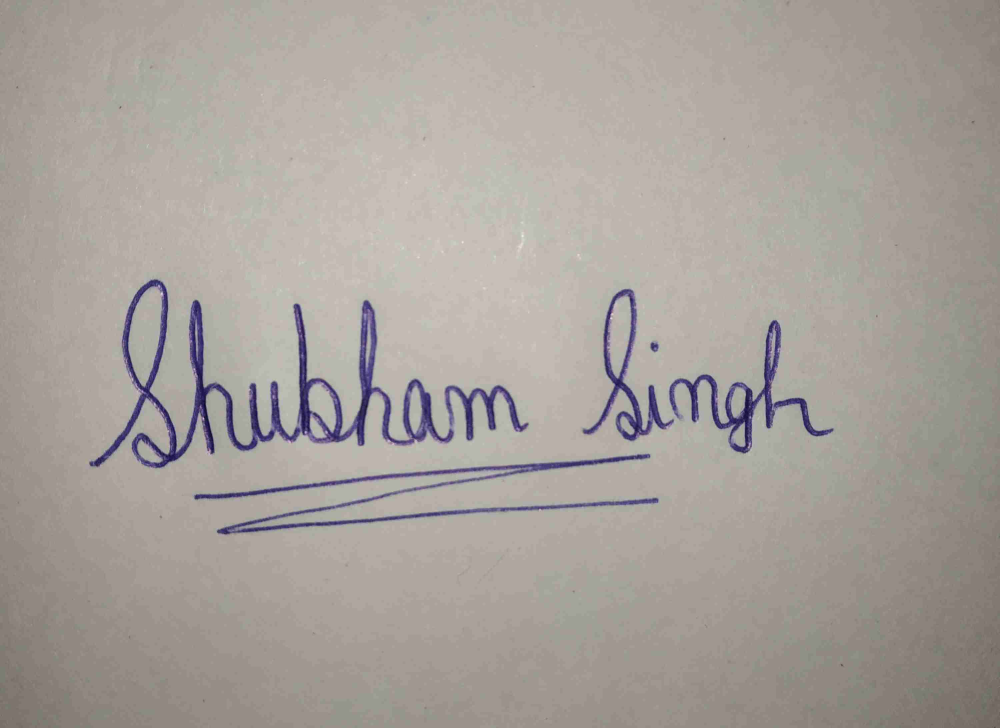
#> input picture data/test/user1.jpg, 3000 x 2183 px (shown at 1/3 size)
$ python -i preprocess.py   (imports and definitions only)
#> lines starting #> are read from the running program, lines starting #| are printed output that depends on the picture
import cv2
import numpy as np
from skimage import exposure

def preprocess_image(image_path, size=(128, 128)):
#> called with image_path = '../data/test/user1.jpg', size = (128, 128)
    image = cv2.imread(image_path, cv2.IMREAD_GRAYSCALE)
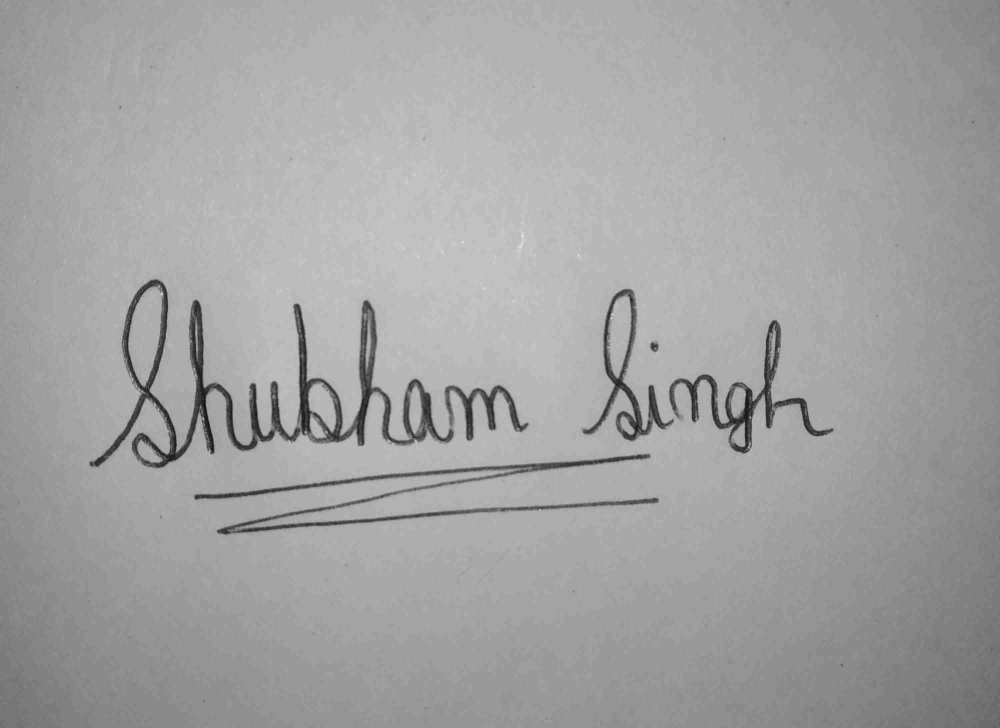
#> image: shape (2183, 3000) (shown at 1/3 size); min 4, max 245, mean 162.3
    image = cv2.resize(image, size)
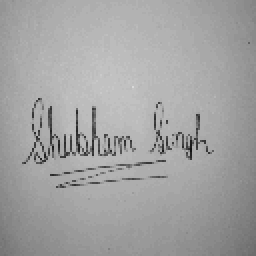
#> image: shape (128, 128) (shown 2 times larger); min 18, max 217, mean 162.3
    clahe = cv2.createCLAHE(clipLimit=2.0, tileGridSize=(8,8))
    image = clahe.apply(image)
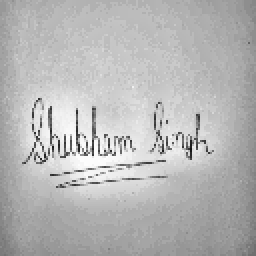
#> image: shape (128, 128) (shown 2 times larger); min 19, max 255, mean 182.6
    image = cv2.GaussianBlur(image, (3, 3), 0)
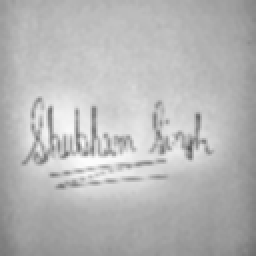
#> image: shape (128, 128) (shown 2 times larger); min 90, max 253, mean 182.6
    return image / 255.0

>>> result = preprocess_image('../data/test/user1.jpg')
